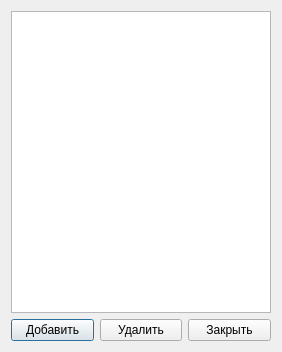
<?xml version="1.0" encoding="UTF-8"?>
<ui version="4.0">
 <class>ModelEditDialog</class>
 <widget class="QDialog" name="ModelEditDialog">
  <property name="geometry">
   <rect>
    <x>0</x>
    <y>0</y>
    <width>282</width>
    <height>352</height>
   </rect>
  </property>
  <property name="windowTitle">
   <string>Dialog</string>
  </property>
  <layout class="QGridLayout" name="gridLayout">
   <item row="0" column="0" colspan="3">
    <widget class="QListView" name="listView"/>
   </item>
   <item row="1" column="0">
    <widget class="QPushButton" name="pushButton">
     <property name="text">
      <string>Добавить</string>
     </property>
    </widget>
   </item>
   <item row="1" column="1">
    <widget class="QPushButton" name="pushButton_2">
     <property name="text">
      <string>Удалить</string>
     </property>
    </widget>
   </item>
   <item row="1" column="2">
    <widget class="QPushButton" name="pushButton_3">
     <property name="text">
      <string>Закрыть</string>
     </property>
    </widget>
   </item>
  </layout>
 </widget>
 <resources/>
 <connections/>
</ui>
